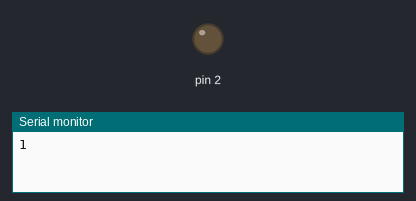
Bench run of a sketch on a simulated Arduino Uno, built with avr-gcc and run on an emulated ATmega328P. Parts: output pins drawn as LEDs (lit = HIGH), the last lines printed to the serial monitor.

Above: at 0.1 s.
At 39.94 s:
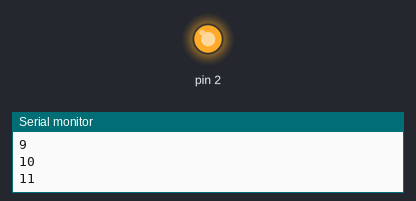
Timing chart, 0 to 40.0 s (numbered marks = the images above):
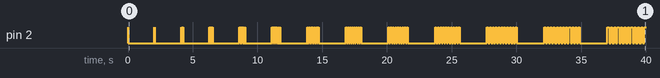

The sketch:

3-7.ino
```cpp
void setup(){
    Serial.begin(9600);
    pinMode(2,OUTPUT);
}

void loop(){
for (int x = 1; x <= 100  ;x++){
    for (int y = 1; y <= x ; y++){
    digitalWrite(2, 1);
    digitalWrite(3, 1);
    digitalWrite(4, 1);
    digitalWrite(5, 1);
    digitalWrite(6, 1);
    digitalWrite(7, 1);
    digitalWrite(8, 1);
    digitalWrite(9, 1);
    digitalWrite(10, 1);
    digitalWrite(11, 1);
    digitalWrite(12, 1);
    digitalWrite(13, 1);
    delay(10*x);

    digitalWrite(2,0);
    digitalWrite(3, 0);
    digitalWrite(4, 0);
    digitalWrite(5, 0);
    digitalWrite(6, 0);
    digitalWrite(7, 0);
    digitalWrite(8, 0);
    digitalWrite(9, 0);
    digitalWrite(10,0);
    digitalWrite(11, 0);
    digitalWrite(12, 0);
    digitalWrite(13, 0);
    delay(10*x);

    Serial.println(y);
    }
    delay(2000);
    //Success

}

}
```
